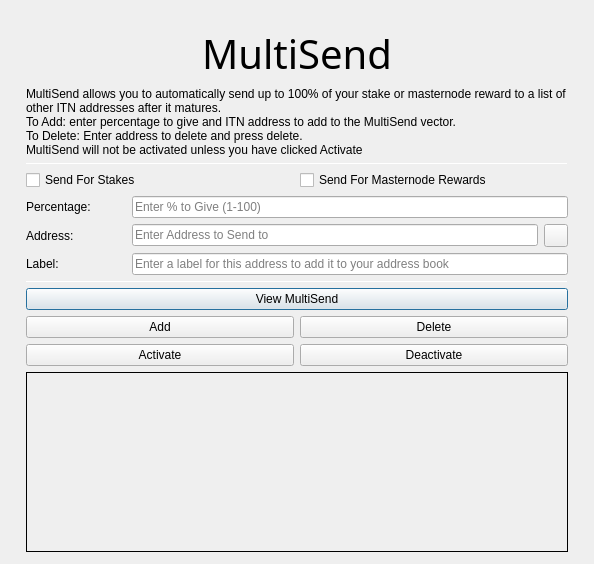
<?xml version="1.0" encoding="UTF-8"?>
<ui version="4.0">
 <class>MultiSendDialog</class>
 <widget class="QDialog" name="MultiSendDialog">
  <property name="windowModality">
   <enum>Qt::NonModal</enum>
  </property>
  <property name="geometry">
   <rect>
    <x>0</x>
    <y>0</y>
    <width>594</width>
    <height>526</height>
   </rect>
  </property>
  <property name="windowTitle">
   <string>MultiSend</string>
  </property>
  <layout class="QVBoxLayout" name="verticalLayout" stretch="0">
   <property name="leftMargin">
    <number>6</number>
   </property>
   <property name="topMargin">
    <number>6</number>
   </property>
   <property name="rightMargin">
    <number>6</number>
   </property>
   <property name="bottomMargin">
    <number>6</number>
   </property>
   <item>
    <layout class="QVBoxLayout" name="verticalLayout_Main" stretch="0,1,1,1,0,1,1,1">
     <property name="leftMargin">
      <number>20</number>
     </property>
     <property name="topMargin">
      <number>20</number>
     </property>
     <property name="rightMargin">
      <number>20</number>
     </property>
     <property name="bottomMargin">
      <number>20</number>
     </property>
     <item>
      <widget class="QLabel" name="multiSendHeader">
       <property name="font">
        <font>
         <family>Hind</family>
         <pointsize>30</pointsize>
         <weight>50</weight>
         <bold>false</bold>
        </font>
       </property>
       <property name="text">
        <string>MultiSend</string>
       </property>
       <property name="alignment">
        <set>Qt::AlignCenter</set>
       </property>
      </widget>
     </item>
     <item>
      <widget class="QLabel" name="label_2">
       <property name="lineWidth">
        <number>1</number>
       </property>
       <property name="text">
        <string>MultiSend allows you to automatically send up to 100% of your stake or masternode reward to a list of other ITN addresses after it matures.
To Add: enter percentage to give and ITN address to add to the MultiSend vector.
To Delete: Enter address to delete and press delete.
MultiSend will not be activated unless you have clicked Activate</string>
       </property>
       <property name="alignment">
        <set>Qt::AlignLeading|Qt::AlignLeft|Qt::AlignTop</set>
       </property>
       <property name="wordWrap">
        <bool>true</bool>
       </property>
      </widget>
     </item>
     <item>
      <widget class="Line" name="line">
       <property name="minimumSize">
        <size>
         <width>0</width>
         <height>1</height>
        </size>
       </property>
       <property name="maximumSize">
        <size>
         <width>16777215</width>
         <height>1</height>
        </size>
       </property>
       <property name="orientation">
        <enum>Qt::Horizontal</enum>
       </property>
      </widget>
     </item>
     <item>
      <layout class="QVBoxLayout" name="verticalLayout_Settings">
       <item>
        <layout class="QHBoxLayout" name="horizontalLayout">
         <item>
          <widget class="QCheckBox" name="multiSendStakeCheckBox">
           <property name="text">
            <string>Send For Stakes</string>
           </property>
          </widget>
         </item>
         <item>
          <widget class="QCheckBox" name="multiSendMasternodeCheckBox">
           <property name="text">
            <string>Send For Masternode Rewards</string>
           </property>
          </widget>
         </item>
        </layout>
       </item>
       <item>
        <layout class="QHBoxLayout" name="horizontalLayout_6">
         <item>
          <widget class="QLabel" name="label">
           <property name="minimumSize">
            <size>
             <width>100</width>
             <height>0</height>
            </size>
           </property>
           <property name="toolTip">
            <string>Percentage of stake to send</string>
           </property>
           <property name="text">
            <string>Percentage:</string>
           </property>
          </widget>
         </item>
         <item>
          <widget class="QLineEdit" name="multiSendPercentEdit">
           <property name="toolTip">
            <string>Enter whole numbers 1 - 100</string>
           </property>
           <property name="placeholderText">
            <string>Enter % to Give (1-100)</string>
           </property>
          </widget>
         </item>
        </layout>
       </item>
       <item>
        <layout class="QHBoxLayout" name="horizontalLayout_7">
         <item>
          <widget class="QLabel" name="label_5">
           <property name="minimumSize">
            <size>
             <width>100</width>
             <height>0</height>
            </size>
           </property>
           <property name="toolTip">
            <string>Address to send portion of stake to</string>
           </property>
           <property name="text">
            <string>Address:</string>
           </property>
          </widget>
         </item>
         <item>
          <widget class="QLineEdit" name="multiSendAddressEdit">
           <property name="toolTip">
            <string/>
           </property>
           <property name="placeholderText">
            <string>Enter Address to Send to</string>
           </property>
          </widget>
         </item>
         <item>
          <widget class="QToolButton" name="addressBookButton">
           <property name="maximumSize">
            <size>
             <width>16777215</width>
             <height>32</height>
            </size>
           </property>
           <property name="toolTip">
            <string>Choose an address from the address book</string>
           </property>
           <property name="text">
            <string/>
           </property>
           <property name="icon">
            <iconset resource="../itn.qrc">
             <normaloff>:/icons/address-book</normaloff>:/icons/address-book</iconset>
           </property>
           <property name="shortcut">
            <string>Alt+A</string>
           </property>
          </widget>
         </item>
        </layout>
       </item>
      </layout>
     </item>
     <item>
      <layout class="QHBoxLayout" name="horizontalLayout_3">
       <item>
        <widget class="QLabel" name="label_3">
         <property name="minimumSize">
          <size>
           <width>100</width>
           <height>0</height>
          </size>
         </property>
         <property name="text">
          <string>Label:</string>
         </property>
        </widget>
       </item>
       <item>
        <widget class="QLineEdit" name="labelAddressLabelEdit">
         <property name="placeholderText">
          <string>Enter a label for this address to add it to your address book</string>
         </property>
        </widget>
       </item>
      </layout>
     </item>
     <item>
      <widget class="Line" name="line_2">
       <property name="minimumSize">
        <size>
         <width>0</width>
         <height>1</height>
        </size>
       </property>
       <property name="maximumSize">
        <size>
         <width>16777215</width>
         <height>1</height>
        </size>
       </property>
       <property name="orientation">
        <enum>Qt::Horizontal</enum>
       </property>
      </widget>
     </item>
     <item>
      <layout class="QVBoxLayout" name="verticalLayout_Buttons">
       <item>
        <layout class="QHBoxLayout" name="horizontalLayout_4">
         <item>
          <widget class="QPushButton" name="viewButton">
           <property name="toolTip">
            <string/>
           </property>
           <property name="statusTip">
            <string>View MultiSend Vector</string>
           </property>
           <property name="text">
            <string>View MultiSend</string>
           </property>
          </widget>
         </item>
        </layout>
       </item>
       <item>
        <layout class="QHBoxLayout" name="horizontalLayout_2">
         <item>
          <widget class="QPushButton" name="addButton">
           <property name="toolTip">
            <string/>
           </property>
           <property name="statusTip">
            <string>Add to MultiSend Vector</string>
           </property>
           <property name="text">
            <string>Add</string>
           </property>
          </widget>
         </item>
         <item>
          <widget class="QPushButton" name="deleteButton">
           <property name="toolTip">
            <string/>
           </property>
           <property name="statusTip">
            <string>Delete Address From MultiSend Vector</string>
           </property>
           <property name="text">
            <string>Delete</string>
           </property>
          </widget>
         </item>
        </layout>
       </item>
       <item>
        <layout class="QHBoxLayout" name="horizontalLayout_5">
         <item>
          <widget class="QPushButton" name="activateButton">
           <property name="statusTip">
            <string>Activate MultiSend</string>
           </property>
           <property name="text">
            <string>Activate</string>
           </property>
          </widget>
         </item>
         <item>
          <widget class="QPushButton" name="disableButton">
           <property name="statusTip">
            <string>Deactivate MultiSend</string>
           </property>
           <property name="text">
            <string>Deactivate</string>
           </property>
          </widget>
         </item>
        </layout>
       </item>
      </layout>
     </item>
     <item>
      <widget class="QLabel" name="message">
       <property name="minimumSize">
        <size>
         <width>0</width>
         <height>180</height>
        </size>
       </property>
       <property name="frameShape">
        <enum>QFrame::Panel</enum>
       </property>
       <property name="frameShadow">
        <enum>QFrame::Plain</enum>
       </property>
       <property name="lineWidth">
        <number>1</number>
       </property>
       <property name="midLineWidth">
        <number>1</number>
       </property>
       <property name="text">
        <string/>
       </property>
       <property name="alignment">
        <set>Qt::AlignLeading|Qt::AlignLeft|Qt::AlignTop</set>
       </property>
       <property name="wordWrap">
        <bool>true</bool>
       </property>
      </widget>
     </item>
    </layout>
   </item>
  </layout>
 </widget>
 <resources>
  <include location="../itn.qrc"/>
 </resources>
 <connections/>
</ui>
